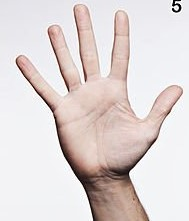
#> input picture image 5.jpg, 189 x 221 px
$ python tp1_test.py
#> lines starting #> are read from the running program, lines starting #| are printed output that depends on the picture; after the words box and inside, x2 and y2 are one past the last pixel; in counts of white or black regions, pixels touching at a corner belong together
import cv2
import numpy as np
image = cv2.imread('image 5.jpg')
#> image is the input picture: shape (221, 189, 3); mean B, G, R 213, 214.3, 223.7
image = cv2.resize(image, (640, 480))
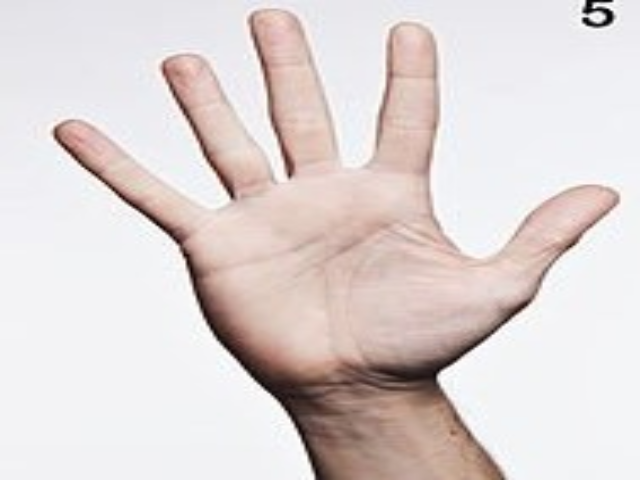
#> image: shape (480, 640, 3); mean B, G, R 212.9, 214.2, 223.7
image_copy = image.copy()

    # Convert to HSV color space
hsv = cv2.cvtColor(image, cv2.COLOR_BGR2HSV)
#> hsv: shape (480, 640, 3); mean H, S, V 73.7, 20.4, 225.7

    # Define a skin color range (adjust based on your lighting conditions)
lower_skin = np.array([0, 20, 70], dtype=np.uint8)
upper_skin = np.array([20, 255, 255], dtype=np.uint8)

    # Create a binary mask for skin color
mask = cv2.inRange(hsv, lower_skin, upper_skin)
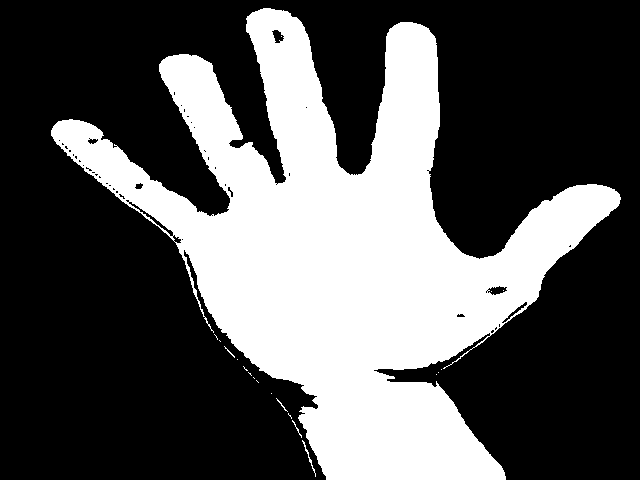
#> mask: shape (480, 640); 34.2% white; 20 white regions (15 under 20 px), largest, box (x1, y1, x2, y2) and area: (51, 8, 621, 480) 104801, (302, 440, 316, 477) 59, (292, 420, 302, 438) 26, (276, 398, 288, 412) 23, (224, 346, 235, 358) 20

    # Apply morphological transformations to clean up the mask
kernel = cv2.getStructuringElement(cv2.MORPH_ELLIPSE, (5, 5))
mask = cv2.morphologyEx(mask, cv2.MORPH_CLOSE, kernel, iterations=6 )
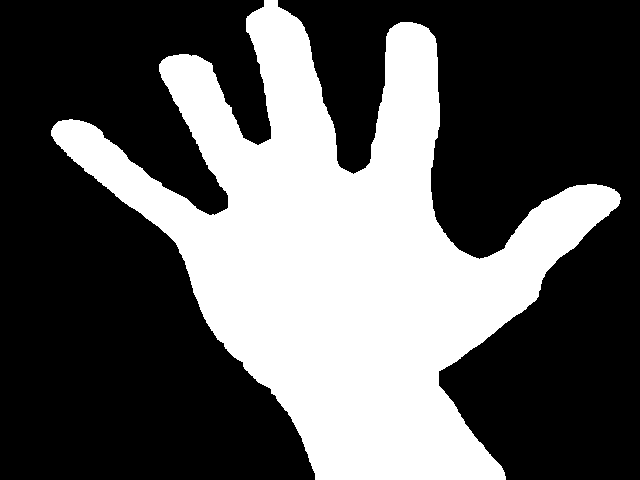
#> mask: shape (480, 640); 35.9% white; 1 white region

    # Find contours in the mask
contours, _ = cv2.findContours(mask, cv2.RETR_TREE, cv2.CHAIN_APPROX_SIMPLE)
#> contours = 1 contour; box (x1, y1, x2, y2) and area: (51, 0, 621, 480) 109187
for i, contour in enumerate(contours):
    color = tuple(np.random.randint(0, 255, 3).tolist())  # Random color
    cv2.drawContours(mask, [contour], -1, color, 2)
#> this loop made 1 pass
#> color on pass 1: (172, 47, 117)
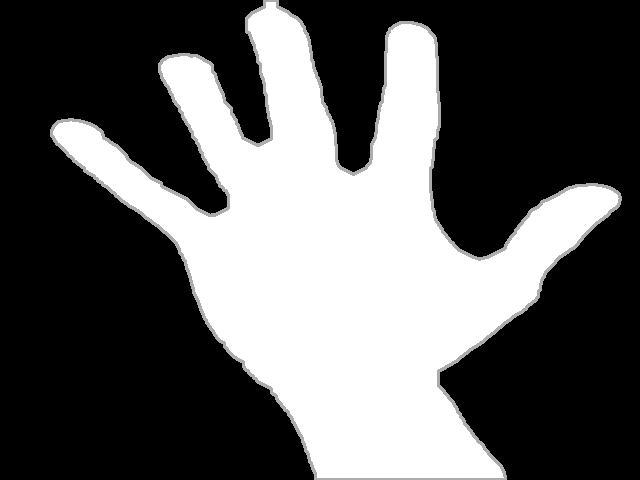
#> mask: shape (480, 640); 2.81% of pixels changed, all inside (x1, y1, x2, y2) = (50, 0, 622, 480)
cv2.imshow("Hand Number", image_copy)
cv2.waitKey(0)
cv2.destroyAllWindows()
if contours:
        # Find the largest contour (assuming it's the hand)
    largest_contour = max(contours, key=cv2.contourArea)
#> largest_contour = contour of 1146 points, box (x1, y1, x2, y2) (51, 0, 621, 480), area 109187

        # Draw the contour on the original image
    cv2.drawContours(image_copy, [largest_contour], -1, (0, 255, 0), 2)
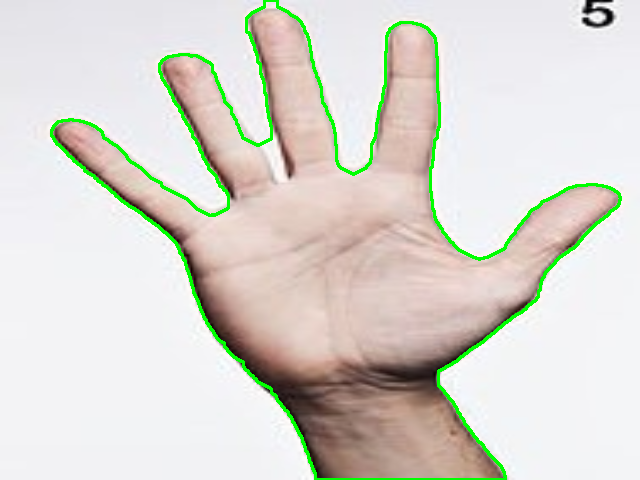
#> image_copy: shape (480, 640, 3); 2.81% of pixels changed, all inside (x1, y1, x2, y2) = (50, 0, 622, 480)

        # Find convex hull
#> (the run stopped early here; a loop or call above may not have finished)

$ run again, with image 2.jpg copied over image 5.jpg
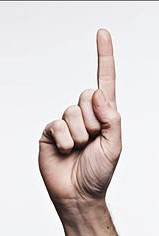
#> input picture image 2.jpg, 159 x 236 px
#> image is the input picture: shape (236, 159, 3); mean B, G, R 213.4, 213.6, 221.2
#> image: shape (480, 640, 3)
#> hsv: shape (480, 640, 3); mean H, S, V 83.8, 20.1, 223.6
#> contours = 1 contour; box (x1, y1, x2, y2) and area: (152, 58, 493, 480) 82640
#> the loop `for i, contour in enumerate(contours):` made 1 pass
#> color on pass 1: (172, 47, 117)
#> after the loop `for i, contour in enumerate(contours):`:
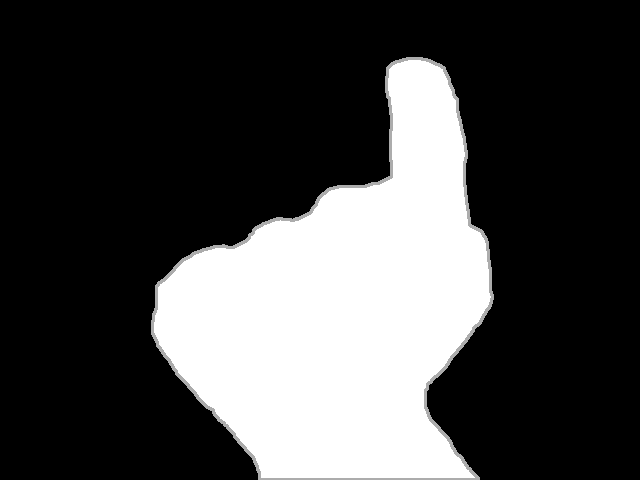
#> mask: shape (480, 640); min 0, max 255, mean 69.1
#> largest_contour = contour of 471 points, box (x1, y1, x2, y2) (152, 58, 493, 480), area 82640
#> `cv2.drawContours(image_copy, [largest_contour], -1, (0, 255, 0), 2)`:
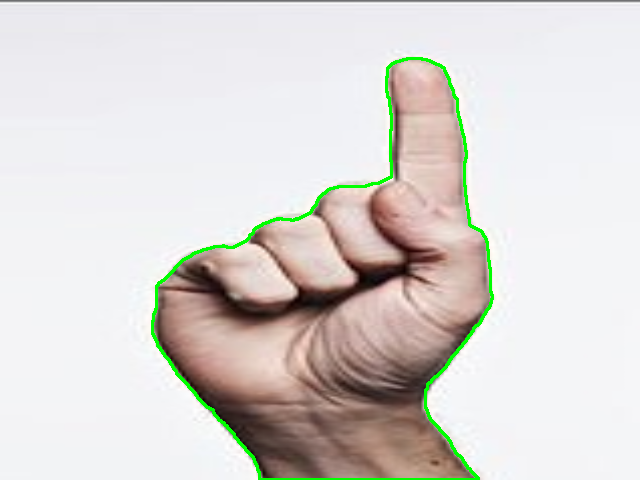
#> image_copy: shape (480, 640, 3); mean B, G, R 211, 214.7, 218.5

$ run again, with image 3.jpg copied over image 5.jpg
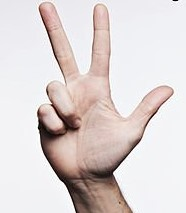
#> input picture image 3.jpg, 186 x 213 px
#> image is the input picture: shape (213, 186, 3); mean B, G, R 211.5, 212.5, 221.5
#> image: shape (480, 640, 3)
#> hsv: shape (480, 640, 3); mean H, S, V 76.3, 21.4, 223.6
#> contours = 2 contours; box (x1, y1, x2, y2) and area: (125, 0, 600, 480) 103468, (138, 285, 174, 318) 829
#> the loop `for i, contour in enumerate(contours):` made 2 passes
#> color on passes 1 to 2: (172, 47, 117), (192, 67, 251)
#> after the loop `for i, contour in enumerate(contours):`:
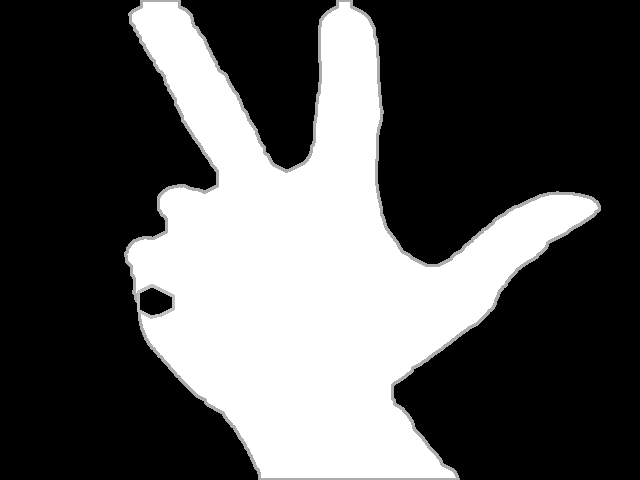
#> mask: shape (480, 640); min 0, max 255, mean 86.2
#> largest_contour = contour of 931 points, box (x1, y1, x2, y2) (125, 0, 600, 480), area 103468
#> `cv2.drawContours(image_copy, [largest_contour], -1, (0, 255, 0), 2)`:
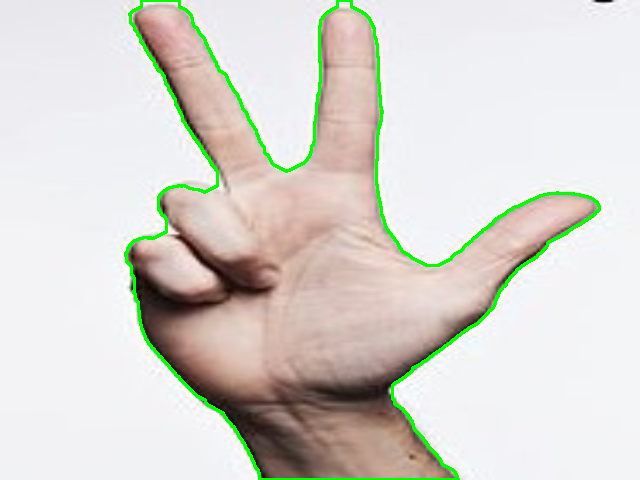
#> image_copy: shape (480, 640, 3); mean B, G, R 207.3, 214.3, 216.9
